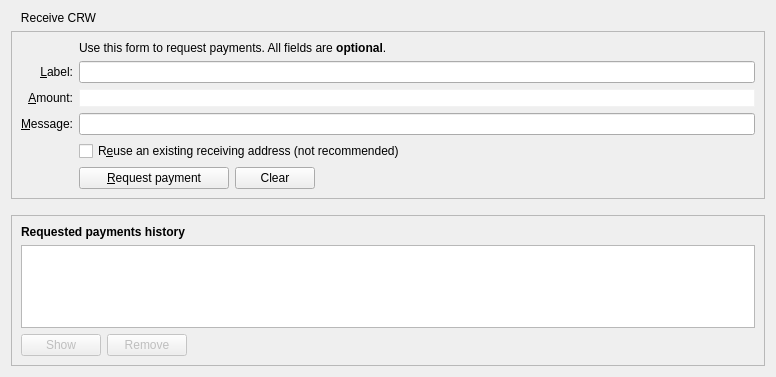
<?xml version="1.0" encoding="UTF-8"?>
<ui version="4.0">
 <class>ReceiveCoinsDialog</class>
 <widget class="QWidget" name="ReceiveCoinsDialog">
  <property name="geometry">
   <rect>
    <x>0</x>
    <y>0</y>
    <width>776</width>
    <height>377</height>
   </rect>
  </property>
  <layout class="QVBoxLayout" name="verticalLayout" stretch="0,0,0,1">
   <item>
    <widget class="QLabel" name="label_Receive_CRW">
     <property name="text">
      <string>   Receive CRW</string>
     </property>
    </widget>
   </item>
   <item>
    <widget class="QFrame" name="frameReceive2">
     <property name="sizePolicy">
      <sizepolicy hsizetype="Preferred" vsizetype="Expanding">
       <horstretch>0</horstretch>
       <verstretch>0</verstretch>
      </sizepolicy>
     </property>
     <property name="frameShape">
      <enum>QFrame::StyledPanel</enum>
     </property>
     <property name="frameShadow">
      <enum>QFrame::Sunken</enum>
     </property>
     <layout class="QVBoxLayout" name="verticalLayout_3">
      <item>
       <layout class="QGridLayout" name="gridLayout">
        <item row="7" column="2">
         <widget class="QCheckBox" name="reuseAddress">
          <property name="toolTip">
           <string>Reuse one of the previously used receiving addresses.&lt;br&gt;Reusing addresses has security and privacy issues.&lt;br&gt;Do not use this unless re-generating a payment request made before.</string>
          </property>
          <property name="text">
           <string>R&amp;euse an existing receiving address (not recommended)</string>
          </property>
         </widget>
        </item>
        <item row="7" column="0">
         <widget class="QLabel" name="label_4">
          <property name="text">
           <string/>
          </property>
         </widget>
        </item>
        <item row="6" column="0">
         <widget class="QLabel" name="label_3">
          <property name="toolTip">
           <string>An optional message to attach to the payment request, which will be displayed when the request is opened. Note: The message will not be sent with the payment over the Terracoin network.</string>
          </property>
          <property name="text">
           <string>&amp;Message:</string>
          </property>
          <property name="alignment">
           <set>Qt::AlignRight|Qt::AlignTrailing|Qt::AlignVCenter</set>
          </property>
          <property name="buddy">
           <cstring>reqMessage</cstring>
          </property>
         </widget>
        </item>
        <item row="4" column="2">
         <widget class="QLineEdit" name="reqLabel">
          <property name="toolTip">
           <string>An optional label to associate with the new receiving address.</string>
          </property>
         </widget>
        </item>
        <item row="6" column="2">
         <widget class="QLineEdit" name="reqMessage">
          <property name="toolTip">
           <string>An optional message to attach to the payment request, which will be displayed when the request is opened.&lt;br&gt;Note: The message will not be sent with the payment over the Terracoin network.</string>
          </property>
         </widget>
        </item>
        <item row="2" column="2">
         <widget class="QLabel" name="label_5">
          <property name="text">
           <string>Use this form to request payments. All fields are &lt;b&gt;optional&lt;/b&gt;.</string>
          </property>
         </widget>
        </item>
        <item row="4" column="0">
         <widget class="QLabel" name="label_2">
          <property name="toolTip">
           <string>An optional label to associate with the new receiving address.</string>
          </property>
          <property name="text">
           <string>&amp;Label:</string>
          </property>
          <property name="alignment">
           <set>Qt::AlignRight|Qt::AlignTrailing|Qt::AlignVCenter</set>
          </property>
          <property name="buddy">
           <cstring>reqLabel</cstring>
          </property>
         </widget>
        </item>
        <item row="5" column="0">
         <widget class="QLabel" name="label">
          <property name="toolTip">
           <string>An optional amount to request. Leave this empty or zero to not request a specific amount.</string>
          </property>
          <property name="text">
           <string>&amp;Amount:</string>
          </property>
          <property name="alignment">
           <set>Qt::AlignRight|Qt::AlignTrailing|Qt::AlignVCenter</set>
          </property>
          <property name="buddy">
           <cstring>reqAmount</cstring>
          </property>
         </widget>
        </item>
        <item row="5" column="2">
         <widget class="BitcoinAmountField" name="reqAmount">
          <property name="minimumSize">
           <size>
            <width>80</width>
            <height>0</height>
           </size>
          </property>
          <property name="toolTip">
           <string>An optional amount to request. Leave this empty or zero to not request a specific amount.</string>
          </property>
          <property name="styleSheet">
           <string notr="true">border: 1px solid #f2f2f2;</string>
          </property>
         </widget>
        </item>
        <item row="8" column="2">
         <layout class="QHBoxLayout" name="horizontalLayout">
          <item>
           <widget class="QPushButton" name="receiveButton">
            <property name="minimumSize">
             <size>
              <width>150</width>
              <height>0</height>
             </size>
            </property>
            <property name="text">
             <string>&amp;Request payment</string>
            </property>
            <property name="icon">
             <iconset resource="../terracoin.qrc">
              <normaloff>:/icons/receiving_addresses</normaloff>:/icons/receiving_addresses</iconset>
            </property>
           </widget>
          </item>
          <item>
           <widget class="QPushButton" name="clearButton">
            <property name="sizePolicy">
             <sizepolicy hsizetype="Minimum" vsizetype="Fixed">
              <horstretch>0</horstretch>
              <verstretch>0</verstretch>
             </sizepolicy>
            </property>
            <property name="toolTip">
             <string>Clear all fields of the form.</string>
            </property>
            <property name="text">
             <string>Clear</string>
            </property>
            <property name="icon">
             <iconset resource="../terracoin.qrc">
              <normaloff>:/icons/remove</normaloff>:/icons/remove</iconset>
            </property>
            <property name="autoDefault">
             <bool>false</bool>
            </property>
           </widget>
          </item>
          <item>
           <spacer name="horizontalSpacer">
            <property name="orientation">
             <enum>Qt::Horizontal</enum>
            </property>
            <property name="sizeHint" stdset="0">
             <size>
              <width>40</width>
              <height>20</height>
             </size>
            </property>
           </spacer>
          </item>
         </layout>
        </item>
        <item row="8" column="0">
         <widget class="QLabel" name="label_7">
          <property name="text">
           <string/>
          </property>
         </widget>
        </item>
       </layout>
      </item>
     </layout>
    </widget>
   </item>
   <item>
    <spacer name="verticalSpacer_2">
     <property name="orientation">
      <enum>Qt::Vertical</enum>
     </property>
     <property name="sizeHint" stdset="0">
      <size>
       <width>20</width>
       <height>10</height>
      </size>
     </property>
    </spacer>
   </item>
   <item>
    <widget class="QFrame" name="frameRPH">
     <property name="sizePolicy">
      <sizepolicy hsizetype="Preferred" vsizetype="Expanding">
       <horstretch>0</horstretch>
       <verstretch>0</verstretch>
      </sizepolicy>
     </property>
     <property name="styleSheet">
      <string notr="true"/>
     </property>
     <property name="frameShape">
      <enum>QFrame::StyledPanel</enum>
     </property>
     <property name="frameShadow">
      <enum>QFrame::Raised</enum>
     </property>
     <layout class="QVBoxLayout" name="verticalLayout_2">
      <item>
       <widget class="QLabel" name="label_6">
        <property name="font">
         <font>
          <weight>75</weight>
          <bold>true</bold>
         </font>
        </property>
        <property name="text">
         <string>Requested payments history</string>
        </property>
       </widget>
      </item>
      <item>
       <widget class="QTableView" name="recentRequestsView">
        <property name="contextMenuPolicy">
         <enum>Qt::CustomContextMenu</enum>
        </property>
        <property name="tabKeyNavigation">
         <bool>false</bool>
        </property>
        <property name="sortingEnabled">
         <bool>true</bool>
        </property>
       </widget>
      </item>
      <item>
       <layout class="QHBoxLayout" name="horizontalLayout_2">
        <item>
         <widget class="QPushButton" name="showRequestButton">
          <property name="enabled">
           <bool>false</bool>
          </property>
          <property name="toolTip">
           <string>Show the selected request (does the same as double clicking an entry)</string>
          </property>
          <property name="text">
           <string>Show</string>
          </property>
          <property name="icon">
           <iconset resource="../terracoin.qrc">
            <normaloff>:/icons/edit</normaloff>:/icons/edit</iconset>
          </property>
          <property name="autoDefault">
           <bool>false</bool>
          </property>
         </widget>
        </item>
        <item>
         <widget class="QPushButton" name="removeRequestButton">
          <property name="enabled">
           <bool>false</bool>
          </property>
          <property name="toolTip">
           <string>Remove the selected entries from the list</string>
          </property>
          <property name="text">
           <string>Remove</string>
          </property>
          <property name="icon">
           <iconset resource="../terracoin.qrc">
            <normaloff>:/icons/remove</normaloff>:/icons/remove</iconset>
          </property>
          <property name="autoDefault">
           <bool>false</bool>
          </property>
         </widget>
        </item>
        <item>
         <spacer name="horizontalSpacer_2">
          <property name="orientation">
           <enum>Qt::Horizontal</enum>
          </property>
          <property name="sizeHint" stdset="0">
           <size>
            <width>40</width>
            <height>20</height>
           </size>
          </property>
         </spacer>
        </item>
       </layout>
      </item>
     </layout>
    </widget>
   </item>
  </layout>
 </widget>
 <customwidgets>
  <customwidget>
   <class>BitcoinAmountField</class>
   <extends>QLineEdit</extends>
   <header>bitcoinamountfield.h</header>
   <container>1</container>
  </customwidget>
 </customwidgets>
 <tabstops>
  <tabstop>reqLabel</tabstop>
  <tabstop>reqAmount</tabstop>
  <tabstop>reqMessage</tabstop>
  <tabstop>reuseAddress</tabstop>
  <tabstop>receiveButton</tabstop>
  <tabstop>clearButton</tabstop>
  <tabstop>recentRequestsView</tabstop>
  <tabstop>showRequestButton</tabstop>
  <tabstop>removeRequestButton</tabstop>
 </tabstops>
 <resources>
  <include location="../terracoin.qrc"/>
 </resources>
 <connections/>
</ui>
